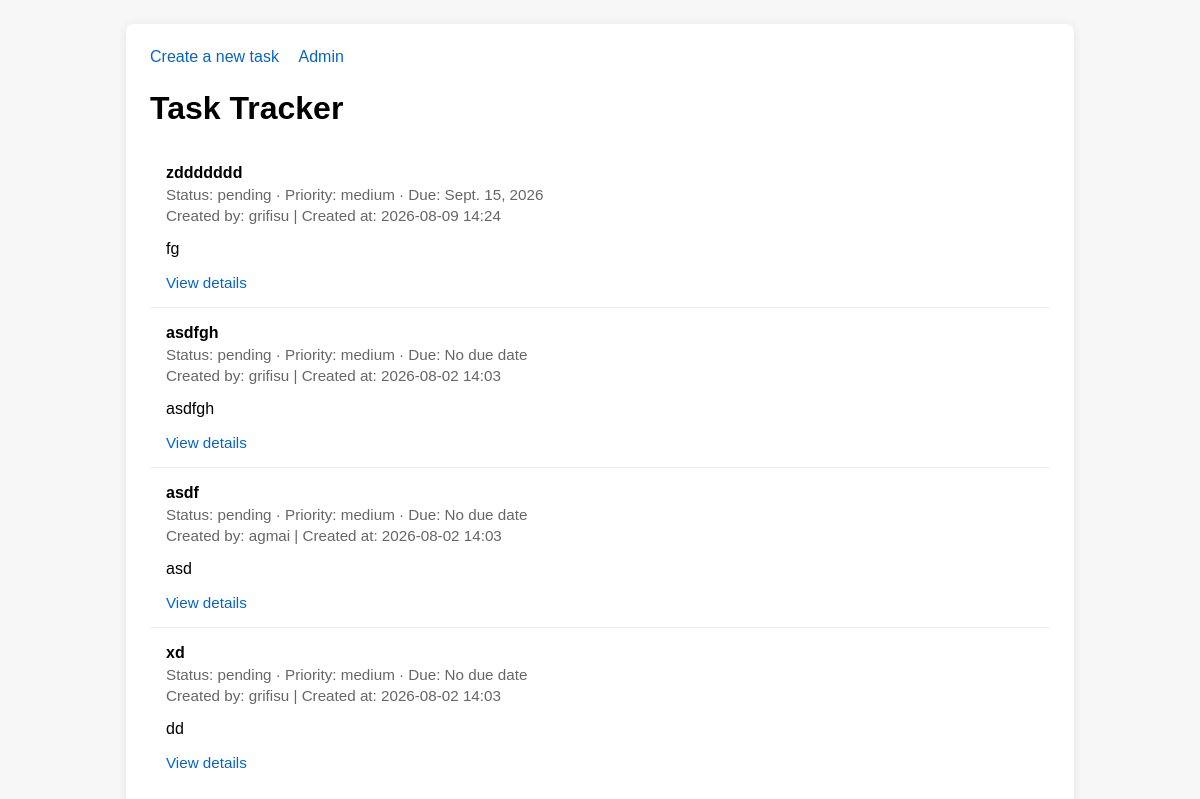
Before: / with the older database file.
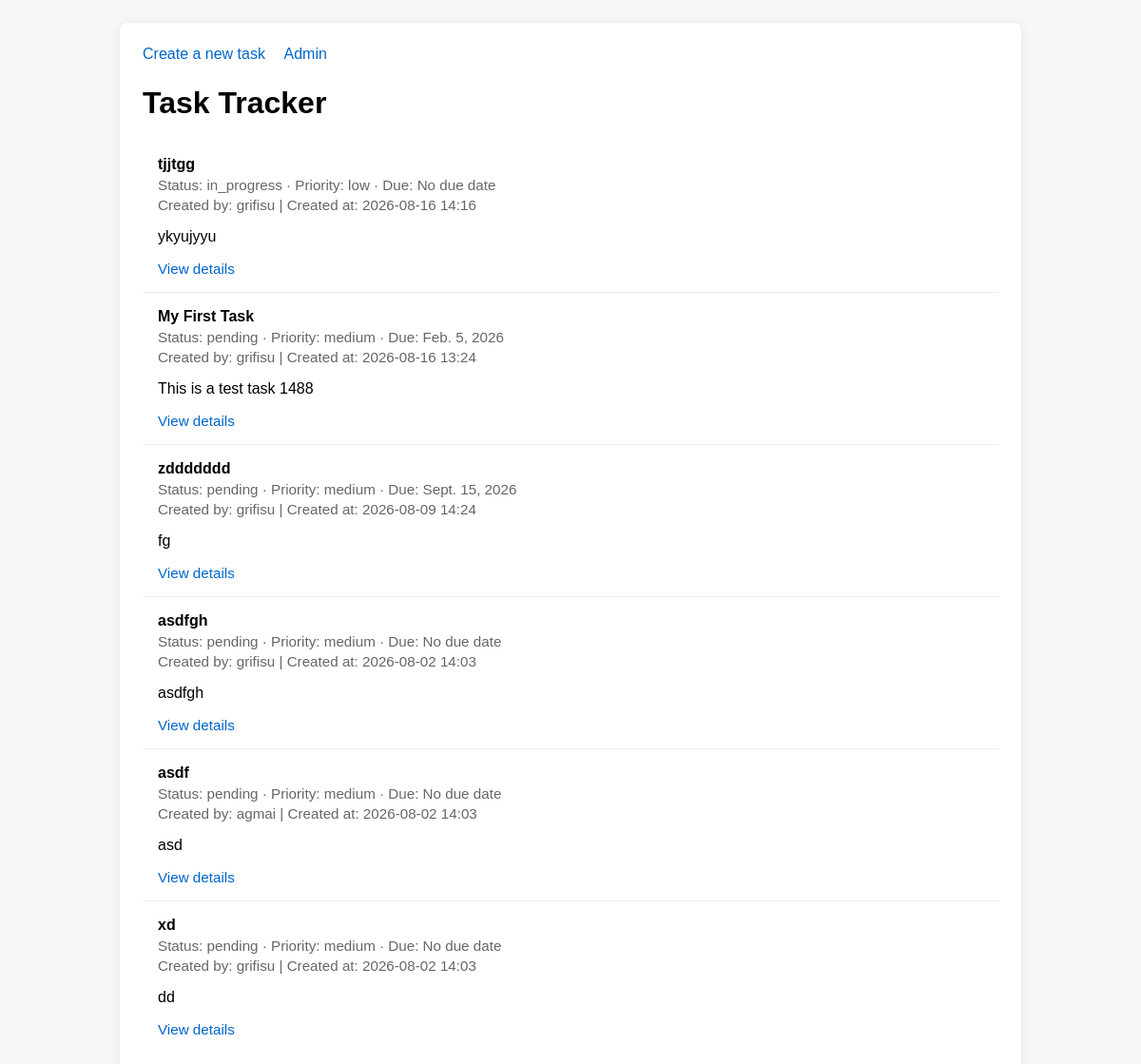
After: the same page with the newer database file.
### tasks/models.py (models this page shows, shortened)
class Task(models.Model):
    STATUS_CHOICES = [
        ('pending', 'Pending'),
        ('in_progress', 'In Progress'),
        ('completed', 'Completed'),
    ]
    PRIORITY_CHOICES = [
        ('low', 'Low'),
        ('medium', 'Medium'),
        ('high', 'High'),
        ("very_high", "Very High"),
    ]
    title = models.CharField(max_length=150, verbose_name='Task Title')
    description = models.TextField()
    status = models.CharField(max_length=20, choices=STATUS_CHOICES, default='pending', verbose_name='Task Status')
    priority = models.CharField(max_length=20, choices=PRIORITY_CHOICES, default='medium', verbose_name='Task Priority')
    due_date = models.DateField(null=True, blank=True, verbose_name='Due Date')
    creator = models.ForeignKey(User, on_delete=models.CASCADE, verbose_name='Task Creator')
    created_at = models.DateTimeField(auto_now_add=True, verbose_name='Created At')
    updated_at = models.DateTimeField(auto_now=True, verbose_name='Updated At')
    class Meta:
        verbose_name = 'Task'
        verbose_name_plural = 'Tasks'
        ordering = ['-created_at']

### tasks/views.py (the view)
# urls.py: path('', views.TaskListView.as_view(), name='task-list'),
class TaskListView(ListView):
    model = Task
    context_object_name = 'tasks'
    template_name = 'tasks/task_list.html'
    form_class = TaskFilterForm
    def get_context_data(self, **kwargs):
        context = super().get_context_data(**kwargs)
        context['filter_form'] = self.form_class(self.request.GET)
        return context
    def get_queryset(self):
        queryset = super().get_queryset()
        form = self.form_class(self.request.GET)
        if form.is_valid():
            if form.cleaned_data['status']:
                queryset = queryset.filter(status=form.cleaned_data['status'])
            if form.cleaned_data['priority']:
                queryset = queryset.filter(priority=form.cleaned_data['priority'])
        return queryset

### tasks/templates/tasks/task_list.html (shortened to what this page needs)
<!DOCTYPE html>
<html lang="en">
<head>
</head>
<body>
    <div class="container">
        <div class="toolbar">
            <a href="/tasks/create/">Create a new task</a>
            <a href="/admin/">Admin</a>
        </div>
        <h1>Task Tracker</h1>
        {% if tasks %}
            <ul class="task-list">
                {% for task in tasks %}
                    <li class="task-item">
                        <strong>{{ task.title }}</strong>
                        <div class="task-meta">Status: {{ task.status }} &middot; Priority: {{ task.priority }} &middot; Due: {{ task.due_date|default:'No due date' }}</div>
                        <div class="task-meta">Created by: {{ task.creator }} | Created at: {{ task.created_at|date:'Y-m-d H:i' }}</div>
                        <p>{{ task.description|truncatechars:140 }}</p>
                        <div class="task-meta"><a href="/tasks/{{ task.pk }}/">View details</a></div>
                    </li>
                {% endfor %}
            </ul>
        {% else %}
            <p class="empty">No tasks yet. Use the link above to create one.</p>
        {% endif %}
    </div>
</body>
</html>

### tasks/templates/tasks/task_list.html (style rules this page uses)
body { font-family: Arial, sans-serif; margin: 24px; background: #f7f7f7; }
.container { max-width: 900px; margin: 0 auto; background: #fff; padding: 24px; border-radius: 8px; box-shadow: 0 2px 12px rgba(0,0,0,.08); }
h1 { margin-top: 0; }
.task-list { list-style: none; padding: 0; }
.task-item { padding: 16px; border-bottom: 1px solid #eee; }
.task-item:last-child { border-bottom: none; }
.task-meta { color: #666; font-size: 0.95rem; margin-top: 4px; }
a { color: #0066cc; text-decoration: none; }
.toolbar { margin-bottom: 24px; }
.toolbar a { margin-right: 16px; }

Changed rows visible on the page:
added Task: title "tjjtgg", status "in_progress", priority "low", due_date "No due date", creator "grifisu", created_at "2026-08-16 14:16", description "ykyujyyu"
added Task: title "My First Task", status "pending", priority "medium", due_date "Feb. 5, 2026", creator "grifisu", created_at "2026-08-16 13:24", description "This is a test task 1488"
